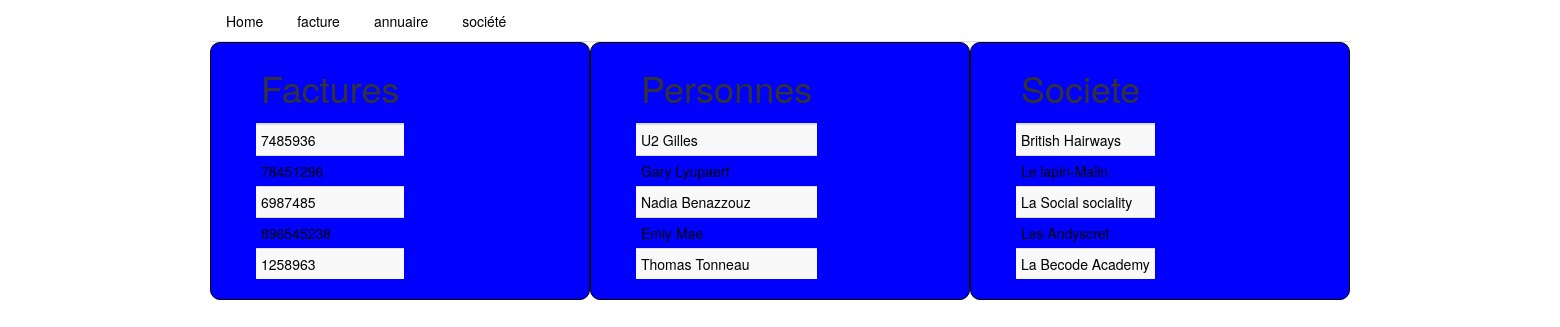
The page /COGIPapp/index.php on the database its author committed.
### tables this page shows
CREATE TABLE `factures` (
  `id_facture` int(11) NOT NULL,
  `numero_facture` int(11) NOT NULL,
  `date_facture` date NOT NULL,
  `id_societe` int(11) NOT NULL,
  `id_personne` int(11) NOT NULL,
  `date_echeance` date NOT NULL
);

CREATE TABLE `personnes` (
  `id_personne` int(11) NOT NULL,
  `nom_personne` varchar(125) NOT NULL,
  `prenom_personne` varchar(125) NOT NULL,
  `tel_personne` int(11) NOT NULL,
  `email_personne` varchar(125) NOT NULL,
  `id_societe` int(11) NOT NULL
);

CREATE TABLE `societes` (
  `id_societe` int(11) NOT NULL,
  `nom_societe` varchar(125) NOT NULL,
  `adresse_societe` varchar(125) NOT NULL,
  `tel_societe` int(11) NOT NULL,
  `tva_societe` varchar(125) NOT NULL,
  `id_type` int(11) NOT NULL
);

### COGIPapp/Models/Db_connexion.php (called while the page is built, shortened)
<?php
$dbh = new PDO('mysql:host=localhost;dbname=facturation;charset=utf8', "root", "root");
  $sql_facture_limite = "SELECT * FROM factures ORDER BY id_facture DESC LIMIT 0,5";
  $nb_facture_limite = $dbh->query($sql_facture_limite);
  $sql_personne_limite = "SELECT * FROM personnes ORDER BY id_personne DESC LIMIT 0,5";
  $nb_personne_limite = $dbh->query($sql_personne_limite);
  $sql_societe_limite = "SELECT * FROM societes ORDER BY id_societe DESC LIMIT 0,5";
  $nb_societe_limite = $dbh->query($sql_societe_limite);
 ?>

### COGIPapp/Views/Home.php (the view)
<?php require_once 'Models/Db_connexion.php'  ?>
<div class="container" id="smoothe">
    <div class="col-md-4 block">
      <div class="container">
        <div class="col-xs-12 col-sm-4 col-md-4 col-lg-4">
          <div class="container">
             <div class="row">
                   <table class="table table-striped table-condensed">
                    <thead>
                      <tr>
                        <th><h1>Factures</h1></th>
                      </tr>
                    </thead>
                    <tbody>
          <?php
            while($row = $nb_facture_limite->fetch()){
              echo '
              <tr>
                <td><a href="index.php?page=société&id='.$row["id_facture"].'">'.$row['numero_facture'].'</td>
              </tr>';
          } ?>
                    </tbody>
                    </table>
          </div>
        </div>
      </div>
      </div>
    </div>
    <div class="col-md-4 block">
      <div class="container">
        <div class="col-xs-12 col-sm-4 col-md-4 col-lg-4">
          <div class="container">
             <div class="row">
                 <div class="span5">
                   <table class="table table-striped table-condensed">
                    <thead>
                      <tr>
                        <th><h1>Personnes</h1></th>
                      </tr>
                    </thead>
                    <tbody>
          <?php
            while($row = $nb_personne_limite->fetch()){
              echo '
              <tr>
                <td><a href="index.php?page=annuaire&id='.$row["id_personne"].'">'.$row['nom_personne']." ".$row['prenom_personne'].'</td>
              </tr>';
          } ?>
                    </tbody>
                    </table>
            </div>
          </div>
        </div>
      </div>
      </div>
    </div>
    <div class="col-md-4 block">
      <div class="container ">
        <div class="col-xs-12 col-sm-4 col-md-4 col-lg-4">
          <div class="container">
             <div class="row">
                 <div class="span5">
                   <table class="table table-striped table-condensed">
                    <thead>
                      <tr>
                        <th><h1>Societe</h1></th>
                      </tr>
                    </thead>
                    <tbody>
          <?php
            while($row = $nb_societe_limite->fetch()){
              echo '
              <tr>
                <td><a href="index.php?page=société&id='.$row['id_societe'].'">'.$row['nom_societe'].'</td>
              </tr>';
          } ?>
                    </tbody>
                    </table>
            </div>
          </div>
        </div>
      </div>
      </div>
    </div>
</div>

### COGIPapp/Views/header.php (shortened to what this page needs)
<!DOCTYPE html>
<html>
  <head>
<link href="https://maxcdn.bootstrapcdn.com/bootstrap/3.3.7/css/bootstrap.min.css" rel="stylesheet">
<link rel="stylesheet" href="Views/css/Style.css">
<body>
  <div class="container">
<nav id="menu" class="nav">
                  <ul class="nav nav-tabs">
                    <?php
                        $page = ["Home", "facture", "annuaire", "société"];
                        for ($i=0; $i < count($page) ; $i++) { ?>
                          <li>
                            <a  href="index.php?page=<?= $page[$i] ?>" title="home">
                              <span  class="icon"> <i aria-hidden="true"  class="icon-home"></i></span><span><?= $page[$i] ?></span>
                            </a>
                          </li>
                        <?php } ?>
                  </ul>
</div>

### COGIPapp/index.php (shortened to what this page needs)
<?php
 include("Views/header.php");
      if(isset($_GET["page"])){
        $page = $_GET['page'];
        $pages = "Views/".$page.".php";
        include("$pages");
      }
      else {
        include("Views/Home.php");
      }
?>

### COGIPapp/Views/css/Style.css (style rules this page uses)
.block { border: 1px solid black; border-radius: 10px 10px 10px 10px; background-color: blue; }
a { color: black; }
#smoothe { display: flex; justify-content: space-around; }
.table { width: auto; }

### rows shown on the page
factures: numero_facture "7485936"
factures: numero_facture "78451296"
factures: numero_facture "6987485"
factures: numero_facture "896545238"
factures: numero_facture "1258963"
personnes: nom_personne "U2", prenom_personne "Gilles"
personnes: nom_personne "Gary", prenom_personne "Lyupaert"
personnes: nom_personne "Nadia", prenom_personne "Benazzouz"
personnes: nom_personne "Emiy", prenom_personne "Mae"
personnes: nom_personne "Thomas", prenom_personne "Tonneau"
societes: nom_societe "British Hairways"
societes: nom_societe "Le lapin-Malin"
societes: nom_societe "La Social sociality"
societes: nom_societe "Les Andyscret"
societes: nom_societe "La Becode Academy"

### other values the page prints
$page[$i] "Home"
$page[$i] "facture"
$page[$i] "annuaire"
$page[$i] "société"
